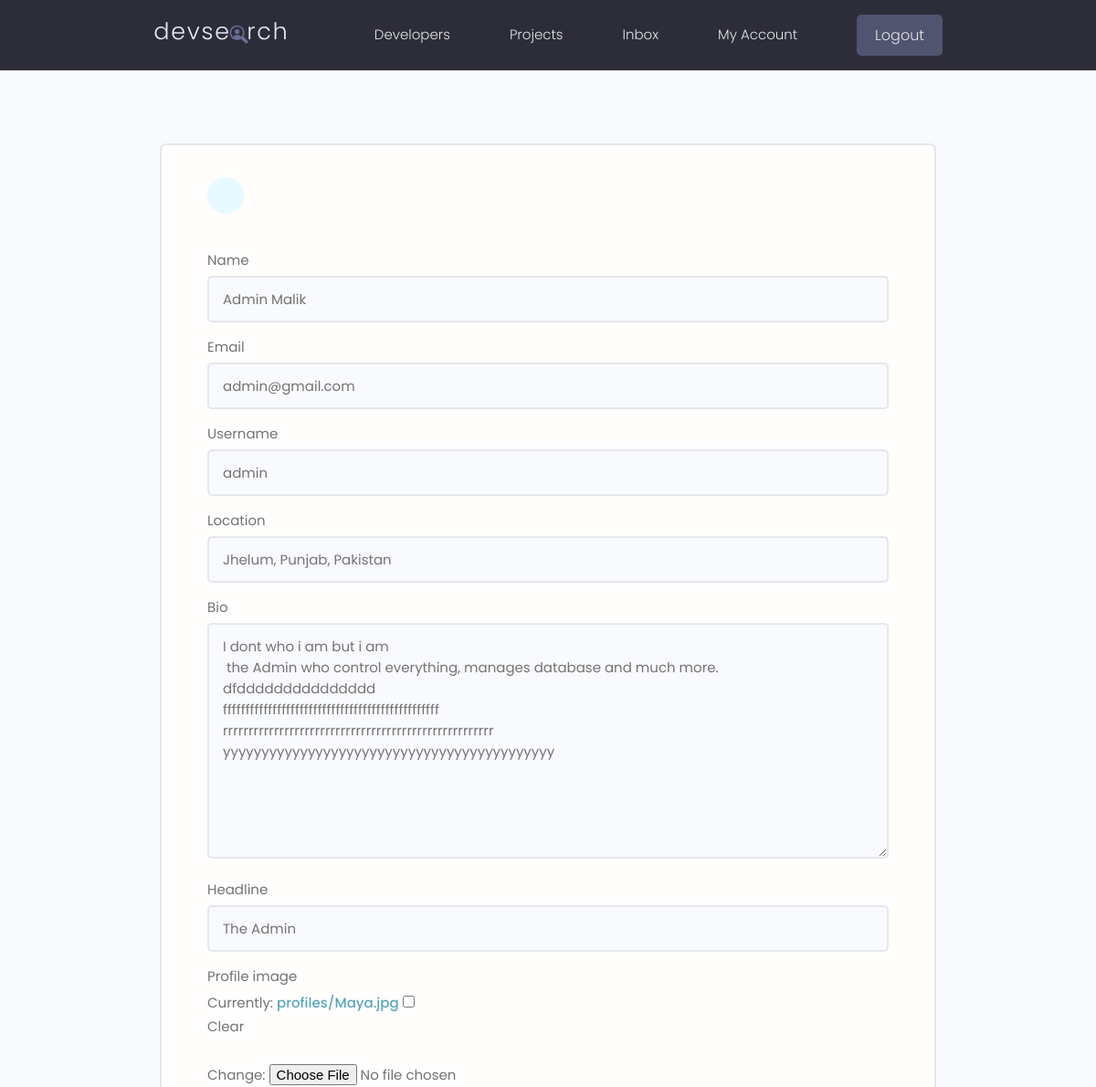
Page /edit-account/ (signed in, upper part) on the earlier database version.
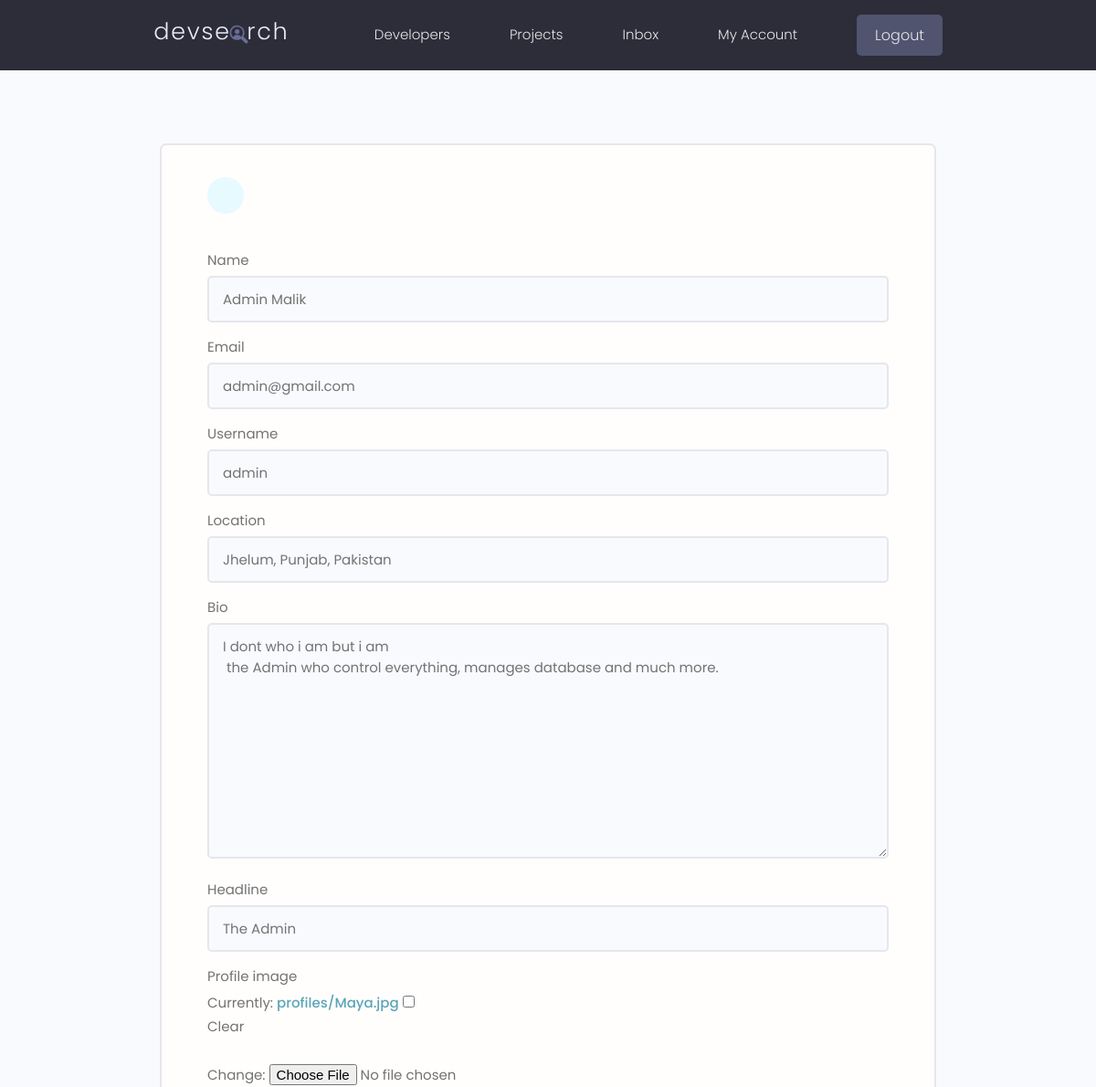
Same page on the later database version.
### users/models.py (models this page shows, shortened)
class Profile(models.Model):
    user = models.OneToOneField(User,on_delete=models.CASCADE,null=True,blank=True)
    name = models.CharField(max_length=200,null=True,blank=True)
    email = models.EmailField(max_length=200,unique = True,null=True,blank=True)
    username = models.CharField(max_length=200,null=True,blank=True)
    headline = models.CharField(max_length=200,null=True,blank=True)
    bio = models.TextField(null=True,blank=True)
    location = models.CharField(max_length=200,null=True,blank=True)
    profile_image = models.ImageField(max_length=200,null=True,blank=True,upload_to='profiles/',default='default_profile.png')
    social_github = models.CharField(max_length=200,null=True,blank=True)
    social_twitter = models.CharField(max_length=200,null=True,blank=True)
    social_linkedin = models.CharField(max_length=200,null=True,blank=True)
    social_youtube = models.CharField(max_length=200,null=True,blank=True)
    social_website = models.CharField(max_length=200,null=True,blank=True)
    created = models.DateTimeField(auto_now_add=True)
    id = models.UUIDField(default=uuid.uuid4,unique=True,primary_key=True,editable=False)

### users/views.py (the view)
# urls.py: path('edit-account/', views.editAccount, name='edit-account'),
@login_required(login_url="login-User")
def editAccount(request):
    profile = request.user.profile
    form = ProfileForm(instance=profile)
    if request.method == 'POST':
        form = ProfileForm(request.POST, request.FILES, instance=profile)
        if form.is_valid():
            form.save()
            return redirect('user-account')
    context = {'page' : 'Edit', 'form': form}
    return render(request, 'profile_form.html',context)

### users/forms.py
class ProfileForm(ModelForm):
    class Meta:
        model = Profile
        fields = ['name','email','username','location','bio','headline','profile_image','social_github','social_twitter','social_linkedin','social_youtube','social_website']
    def __init__(self, *args, **kwargs):
        super(ProfileForm, self).__init__(*args, **kwargs)
        for name, field in self.fields.items():
            field.widget.attrs.update({ 'class' : 'input'})

### users/templates/profile_form.html (shortened to what this page needs)
{% extends "base.html" %}
{% block content %}
 <main class="formPage my-xl">
    <div class="content-box">
        <div class="formWrapper">
            <a class="backButton" href="{% url 'user-account' %}"></a>
            <br>
            <form class="form" method="POST" action="{% url 'edit-account' %}">
                {% for field in form %}
                <div class="form__field">
                    <label for="formInput#text">{{ field.label }}</label>
                    {{field}}
                </div>
                {% endfor %}
            </form>
        </div>
    </div>
</main>
</body>
{% endblock content %}

Differences in the rows shown:
changed Profile "Admin Malik": bio "…database and much more. dfddddddddddddddd ffffffffffffffffffffffffffffffffffffffffffffffff rrrrrrrrrrrrrrrrrrrrrrrrrrrrrrrrrrrrrrrrrrrrrrrrrrrrr yyyyyyyyyyyyyyyyyyyyyyyyyyyyyyyyyyyyyyyyyyy" → "I dont who i am but i am the Admin who control everything, manages database and much more."
